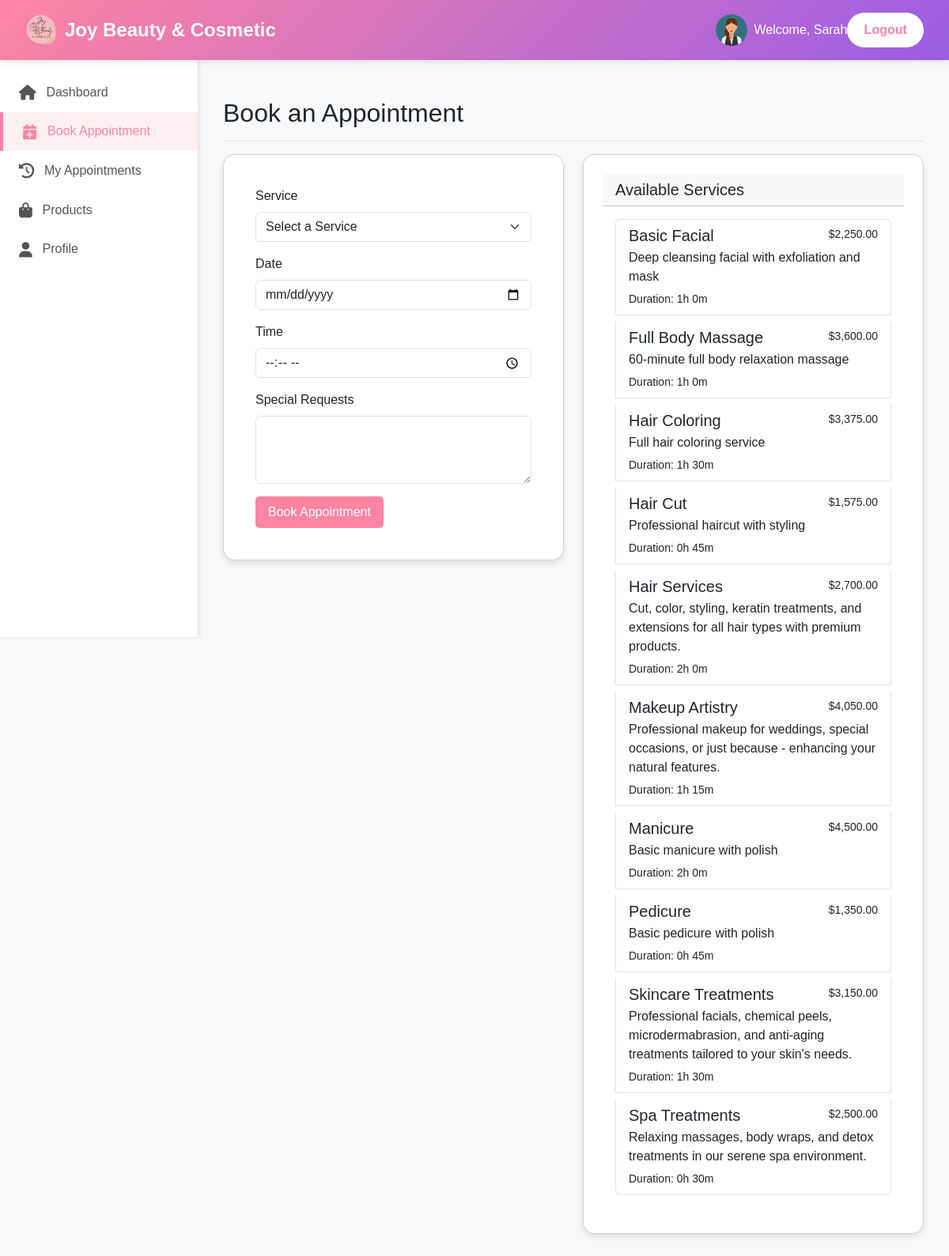
The page /pages/user/dashboard.php?tab=book (signed in) on the database its author committed.
### tables this page shows
CREATE TABLE IF NOT EXISTS `services` (
  `service_id` int NOT NULL AUTO_INCREMENT,
  `name` varchar(255) NOT NULL,
  `description` text,
  `price` decimal(10,2) NOT NULL,
  `duration_minutes` int DEFAULT NULL,
  `is_active` tinyint(1) DEFAULT '1',
  `created_at` timestamp NULL DEFAULT CURRENT_TIMESTAMP,
  `image_url` varchar(255) DEFAULT NULL,
  PRIMARY KEY (`service_id`)
);

### backend/config.php (called while the page is built, shortened)
<?php
function sanitizeInput($data) {
    return htmlspecialchars(strip_tags(trim($data)));
}
?>

### pages/user/dashboard.php (the view, shortened to what this page needs)
<?php
require_once '../../backend/config.php';
$userId = $_SESSION['user_id'];
$activeTab = isset($_GET['tab']) ? sanitizeInput($_GET['tab']) : 'dashboard';
try {
    if ($activeTab === 'dashboard') {
        $stmt = $pdo->prepare("SELECT a.*, s.name as service_name, s.price, s.image_url
                              FROM appointments a
                              JOIN services s ON a.service_id = s.service_id
                              WHERE a.user_id = ? AND a.appointment_date >= CURDATE()
                              ORDER BY a.appointment_date, a.start_time
                              LIMIT 3");
        $stmt->execute([$userId]);
        $upcomingAppointments = $stmt->fetchAll();
        $upcomingCount = count($upcomingAppointments);
        $stmt = $pdo->prepare("SELECT * FROM products WHERE is_active = TRUE ORDER BY RAND() LIMIT 3");
        $stmt->execute();
        $recommendedProducts = $stmt->fetchAll();
    }
    elseif ($activeTab === 'book') {
        $stmt = $pdo->prepare("SELECT * FROM services WHERE is_active = TRUE ORDER BY name");
        $stmt->execute();
        $services = $stmt->fetchAll();
    }
} catch(PDOException $e) {
    $error = "Database error: " . $e->getMessage();
}
?>
<!DOCTYPE html>
<html lang="en">
<head>
    <link rel="stylesheet" href="https://cdnjs.cloudflare.com/ajax/libs/font-awesome/6.4.0/css/all.min.css">
    <link href="https://cdn.jsdelivr.net/npm/bootstrap@5.3.0/dist/css/bootstrap.min.css" rel="stylesheet">
</head>
<body>
    <header>
        <div class="logo">
            <img src="../../images/logo.png" alt="Joy Beauty Logo">
            Joy Beauty & Cosmetic
        </div>
        <div class="user-info">
            <img src="../../images/user.png" alt="User">
            <span>Welcome, <?php echo $_SESSION['first_name']; ?></span>
            <a href="?logout" class="logout-btn">Logout</a>
        </div>
    </header>
    <div class="sidebar">
        <ul>
            <li class="<?php echo $activeTab === 'dashboard' ? 'active' : ''; ?>">
                <a href="?tab=dashboard">
                    <i class="fas fa-home"></i> Dashboard
                </a>
            </li>
            <li class="<?php echo $activeTab === 'book' ? 'active' : ''; ?>">
                <a href="?tab=book">
                    <i class="fas fa-calendar-plus"></i> Book Appointment
                </a>
            </li>
            <li class="<?php echo $activeTab === 'appointments' ? 'active' : ''; ?>">
                <a href="?tab=appointments">
                    <i class="fas fa-history"></i> My Appointments
                </a>
            </li>
            <li class="<?php echo $activeTab === 'products' ? 'active' : ''; ?>">
                <a href="?tab=products">
                    <i class="fas fa-shopping-bag"></i> Products
                </a>
            </li>
            <li class="<?php echo $activeTab === 'profile' ? 'active' : ''; ?>">
                <a href="?tab=profile">
                    <i class="fas fa-user"></i> Profile
                </a>
            </li>
        </ul>
    </div>
    <main class="main-content">
        <?php if ($activeTab === 'book'): ?>
        <div class="d-flex justify-content-between flex-wrap flex-md-nowrap align-items-center pt-3 pb-2 mb-3 border-bottom">
            <h1 class="h2">Book an Appointment</h1>
        </div>
        <div class="row">
            <div class="col-md-6">
                <div class="card mb-4">
                    <div class="card-body">
                        <form method="POST">
                            <div class="mb-3">
                                <label for="service_id" class="form-label">Service</label>
                                <select class="form-select" id="service_id" name="service_id" required>
                                    <option value="">Select a Service</option>
                                </select>
                            </div>
                            <div class="mb-3">
                                <label for="appointment_date" class="form-label">Date</label>
                                <input type="date" class="form-control" id="appointment_date" name="appointment_date" min="<?php echo date('Y-m-d'); ?>" required>
                            </div>
                            <div class="mb-3">
                                <label for="start_time" class="form-label">Time</label>
                                <input type="time" class="form-control" id="start_time" name="start_time" min="09:00" max="17:00" required>
                            </div>
                            <div class="mb-3">
                                <label for="notes" class="form-label">Special Requests</label>
                                <textarea class="form-control" id="notes" name="notes" rows="3"></textarea>
                            </div>
                            <button type="submit" name="book_appointment" class="btn btn-pink">Book Appointment</button>
                        </form>
                    </div>
                </div>
            </div>
            <div class="col-md-6">
                <div class="card">
                    <div class="card-header">
                        <h5 class="mb-0">Available Services</h5>
                    </div>
                    <div class="card-body">
                        <div class="list-group">
                            <?php foreach ($services as $service): ?>
                            <div class="list-group-item mb-2">
                                <div class="d-flex w-100 justify-content-between">
                                    <h5 class="mb-1"><?php echo $service['name']; ?></h5>
                                    <small>$<?php echo number_format($service['price'], 2); ?></small>
                                </div>
                                <p class="mb-1"><?php echo $service['description']; ?></p>
                                <small>Duration: <?php echo floor($service['duration_minutes']/60); ?>h <?php echo $service['duration_minutes']%60; ?>m</small>
                            </div>
                            <?php endforeach; ?>
                        </div>
                    </div>
                </div>
            </div>
        </div>
        <?php endif; ?>
    </main>
</body>
</html>

### pages/user/dashboard.php (style rules this page uses)
:root { --primary-pink: #ff85a2; --dark-pink: #e76f8c; --light-pink: #fff0f3; --teal: #2ec4b6; --purple: #9b5de5; --gold: #ffd166; --dark-blue: #26547c; --light-gray: #f8f9fa; --dark-gray: #343a40; }
body { font-family: 'Poppins', 'Arial', sans-serif; background-color: var(--light-gray); }
header { background: linear-gradient(135deg, var(--primary-pink), var(--purple)); color: white; padding: 1rem 2rem; display: flex; justify-content: space-between; align-items: center; box-shadow: 0 2px 10px rgba(0,0,0,0.1); position: sticky; top: 0; z-index: 100; }
.logo { font-size: 1.5rem; font-weight: 700; display: flex; align-items: center; }
.logo img { height: 40px; margin-right: 10px; }
.user-info { display: flex; align-items: center; }
.user-info img { width: 40px; height: 40px; border-radius: 50%; margin-right: 0.5rem; }
.logout-btn { background-color: white; color: var(--primary-pink); padding: 0.5rem 1.2rem; border-radius: 30px; font-weight: 600; transition: all 0.3s ease; border: 2px solid transparent; text-decoration: none; }
.sidebar { width: 250px; background-color: white; height: calc(100vh - 70px); position: fixed; box-shadow: 2px 0 5px rgba(0,0,0,0.1); }
.sidebar ul { list-style: none; padding: 1rem 0; }
.sidebar ul li { padding: 0.8rem 1.5rem; }
.sidebar ul li a { color: #555; text-decoration: none; display: flex; align-items: center; transition: all 0.3s ease; }
.sidebar ul li a i { margin-right: 0.8rem; font-size: 1.2rem; }
.sidebar ul li.active { background-color: var(--light-pink); border-left: 4px solid var(--primary-pink); }
.sidebar ul li.active a { color: var(--primary-pink); font-weight: 500; }
.main-content { margin-left: 250px; padding: 2rem; }
.card { background: white; border-radius: 15px; padding: 1.5rem; box-shadow: 0 4px 8px rgba(0,0,0,0.1); transition: transform 0.3s ease, box-shadow 0.3s ease; }
.btn-pink { background-color: var(--primary-pink); color: white; border: none; padding: 0.5rem 1rem; border-radius: 5px; cursor: pointer; transition: all 0.3s ease; }

### rows shown on the page
services: name "Basic Facial", price "2,250.00", description "Deep cleansing facial with exfoliation and mask", floor($service['duration_minutes']/60) "1", $service['duration_minutes']%60 "0"
services: name "Full Body Massage", price "3,600.00", description "60-minute full body relaxation massage", floor($service['duration_minutes']/60) "1", $service['duration_minutes']%60 "0"
services: name "Hair Coloring", price "3,375.00", description "Full hair coloring service", floor($service['duration_minutes']/60) "1", $service['duration_minutes']%60 "30"
services: name "Hair Cut", price "1,575.00", description "Professional haircut with styling", floor($service['duration_minutes']/60) "0", $service['duration_minutes']%60 "45"
services: name "Hair Services", price "2,700.00", description "Cut, color, styling, keratin treatments, and extensions for all hair types with premium products.", floor($service['duration_minutes']/60) "2", $service['duration_minutes']%60 "0"
services: name "Makeup Artistry", price "4,050.00", description "Professional makeup for weddings, special occasions, or just because - enhancing your natural features.", floor($service['duration_minutes']/60) "1", $service['duration_minutes']%60 "15"
services: name "Manicure", price "4,500.00", description "Basic manicure with polish", floor($service['duration_minutes']/60) "2", $service['duration_minutes']%60 "0"
services: name "Pedicure", price "1,350.00", description "Basic pedicure with polish", floor($service['duration_minutes']/60) "0", $service['duration_minutes']%60 "45"
services: name "Skincare Treatments", price "3,150.00", description "Professional facials, chemical peels, microdermabrasion, and anti-aging treatments tailored to your skin's needs.", floor($service['duration_minutes']/60) "1", $service['duration_minutes']%60 "30"
services: name "Spa Treatments", price "2,500.00", description "Relaxing massages, body wraps, and detox treatments in our serene spa environment.", floor($service['duration_minutes']/60) "0", $service['duration_minutes']%60 "30"

### other values the page prints
$_SESSION['first_name'] "Sarah"
